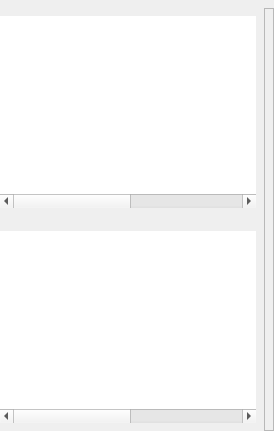
                                              <widget class="QWidget" name="roto_tab">
                                               <attribute name="title">
                                                <string>ROTO</string>
                                               </attribute>
                                               <layout class="QGridLayout" name="gridLayout_27">
                                                <property name="leftMargin">
                                                 <number>0</number>
                                                </property>
                                                <property name="topMargin">
                                                 <number>8</number>
                                                </property>
                                                <property name="rightMargin">
                                                 <number>0</number>
                                                </property>
                                                <property name="bottomMargin">
                                                 <number>0</number>
                                                </property>
                                                <property name="spacing">
                                                 <number>0</number>
                                                </property>
                                                <item row="0" column="0">
                                                 <widget class="QFrame" name="scripts_pre_frame_2">
                                                  <property name="sizePolicy">
                                                   <sizepolicy hsizetype="Expanding" vsizetype="Expanding">
                                                    <horstretch>0</horstretch>
                                                    <verstretch>0</verstretch>
                                                   </sizepolicy>
                                                  </property>
                                                  <property name="frameShape">
                                                   <enum>QFrame::NoFrame</enum>
                                                  </property>
                                                  <property name="frameShadow">
                                                   <enum>QFrame::Raised</enum>
                                                  </property>
                                                  <layout class="QVBoxLayout" name="verticalLayout_4">
                                                   <property name="spacing">
                                                    <number>7</number>
                                                   </property>
                                                   <property name="leftMargin">
                                                    <number>0</number>
                                                   </property>
                                                   <property name="topMargin">
                                                    <number>0</number>
                                                   </property>
                                                   <property name="rightMargin">
                                                    <number>8</number>
                                                   </property>
                                                   <property name="bottomMargin">
                                                    <number>0</number>
                                                   </property>
                                                   <item>
                                                    <widget class="QFrame" name="scripts_frame_2">
                                                     <property name="frameShape">
                                                      <enum>QFrame::NoFrame</enum>
                                                     </property>
                                                     <property name="frameShadow">
                                                      <enum>QFrame::Raised</enum>
                                                     </property>
                                                     <layout class="QHBoxLayout" name="horizontalLayout_25">
                                                      <property name="spacing">
                                                       <number>0</number>
                                                      </property>
                                                      <property name="leftMargin">
                                                       <number>0</number>
                                                      </property>
                                                      <property name="topMargin">
                                                       <number>8</number>
                                                      </property>
                                                      <property name="rightMargin">
                                                       <number>0</number>
                                                      </property>
                                                      <property name="bottomMargin">
                                                       <number>8</number>
                                                      </property>
                                                      <item>
                                                       <widget class="QTreeWidget" name="Rscripts_treeWid">
                                                        <property name="font">
                                                         <font>
                                                          <family>Segoe UI</family>
                                                          <pointsize>10</pointsize>
                                                         </font>
                                                        </property>
                                                        <property name="frameShape">
                                                         <enum>QFrame::NoFrame</enum>
                                                        </property>
                                                        <property name="frameShadow">
                                                         <enum>QFrame::Raised</enum>
                                                        </property>
                                                        <property name="sizeAdjustPolicy">
                                                         <enum>QAbstractScrollArea::AdjustIgnored</enum>
                                                        </property>
                                                        <property name="autoScroll">
                                                         <bool>true</bool>
                                                        </property>
                                                        <property name="editTriggers">
                                                         <set>QAbstractItemView::NoEditTriggers</set>
                                                        </property>
                                                        <property name="alternatingRowColors">
                                                         <bool>true</bool>
                                                        </property>
                                                        <property name="animated">
                                                         <bool>true</bool>
                                                        </property>
                                                        <property name="columnCount">
                                                         <number>5</number>
                                                        </property>
                                                        <attribute name="headerVisible">
                                                         <bool>false</bool>
                                                        </attribute>
                                                        <column>
                                                         <property name="text">
                                                          <string>New Column</string>
                                                         </property>
                                                        </column>
                                                        <column>
                                                         <property name="text">
                                                          <string>New Column</string>
                                                         </property>
                                                        </column>
                                                        <column>
                                                         <property name="text">
                                                          <string>New Column</string>
                                                         </property>
                                                        </column>
                                                        <column>
                                                         <property name="text">
                                                          <string>New Column</string>
                                                         </property>
                                                        </column>
                                                        <column>
                                                         <property name="text">
                                                          <string>New Column</string>
                                                         </property>
                                                        </column>
                                                       </widget>
                                                      </item>
                                                     </layout>
                                                    </widget>
                                                   </item>
                                                   <item>
                                                    <widget class="QFrame" name="preren_frame_2">
                                                     <property name="frameShape">
                                                      <enum>QFrame::NoFrame</enum>
                                                     </property>
                                                     <property name="frameShadow">
                                                      <enum>QFrame::Raised</enum>
                                                     </property>
                                                     <layout class="QHBoxLayout" name="horizontalLayout_27">
                                                      <property name="spacing">
                                                       <number>0</number>
                                                      </property>
                                                      <property name="leftMargin">
                                                       <number>0</number>
                                                      </property>
                                                      <property name="topMargin">
                                                       <number>8</number>
                                                      </property>
                                                      <property name="rightMargin">
                                                       <number>0</number>
                                                      </property>
                                                      <property name="bottomMargin">
                                                       <number>8</number>
                                                      </property>
                                                      <item>
                                                       <widget class="QTreeWidget" name="Routput_treeWid">
                                                        <property name="frameShape">
                                                         <enum>QFrame::NoFrame</enum>
                                                        </property>
                                                        <property name="frameShadow">
                                                         <enum>QFrame::Raised</enum>
                                                        </property>
                                                        <property name="editTriggers">
                                                         <set>QAbstractItemView::NoEditTriggers</set>
                                                        </property>
                                                        <property name="alternatingRowColors">
                                                         <bool>true</bool>
                                                        </property>
                                                        <property name="animated">
                                                         <bool>true</bool>
                                                        </property>
                                                        <property name="columnCount">
                                                         <number>5</number>
                                                        </property>
                                                        <attribute name="headerVisible">
                                                         <bool>false</bool>
                                                        </attribute>
                                                        <column>
                                                         <property name="text">
                                                          <string>New Column</string>
                                                         </property>
                                                        </column>
                                                        <column>
                                                         <property name="text">
                                                          <string>New Column</string>
                                                         </property>
                                                        </column>
                                                        <column>
                                                         <property name="text">
                                                          <string>New Column</string>
                                                         </property>
                                                        </column>
                                                        <column>
                                                         <property name="text">
                                                          <string>New Column</string>
                                                         </property>
                                                        </column>
                                                        <column>
                                                         <property name="text">
                                                          <string>New Column</string>
                                                         </property>
                                                        </column>
                                                       </widget>
                                                      </item>
                                                     </layout>
                                                    </widget>
                                                   </item>
                                                  </layout>
                                                 </widget>
                                                </item>
                                                <item row="0" column="1">
                                                 <widget class="QFrame" name="ou_qc_frame_2">
                                                  <property name="frameShape">
                                                   <enum>QFrame::StyledPanel</enum>
                                                  </property>
                                                  <property name="frameShadow">
                                                   <enum>QFrame::Raised</enum>
                                                  </property>
                                                  <layout class="QVBoxLayout" name="verticalLayout_11">
                                                   <property name="spacing">
                                                    <number>8</number>
                                                   </property>
                                                   <property name="leftMargin">
                                                    <number>0</number>
                                                   </property>
                                                   <property name="topMargin">
                                                    <number>0</number>
                                                   </property>
                                                   <property name="rightMargin">
                                                    <number>8</number>
                                                   </property>
                                                   <property name="bottomMargin">
                                                    <number>0</number>
                                                   </property>
                                                  </layout>
                                                 </widget>
                                                </item>
                                               </layout>
                                              </widget>
